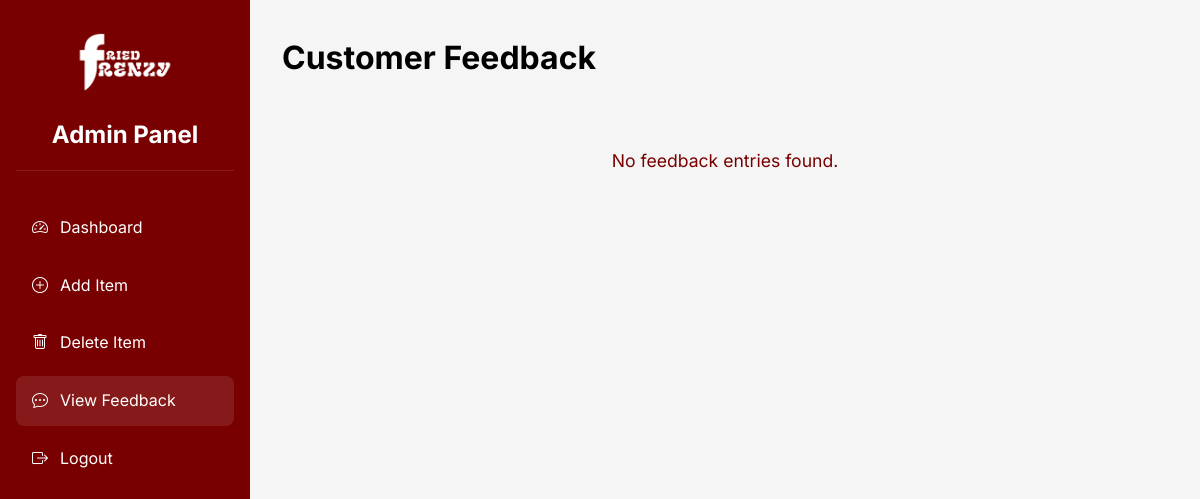
/admin/feedback.php (signed in), run on an earlier commit of the app's database.
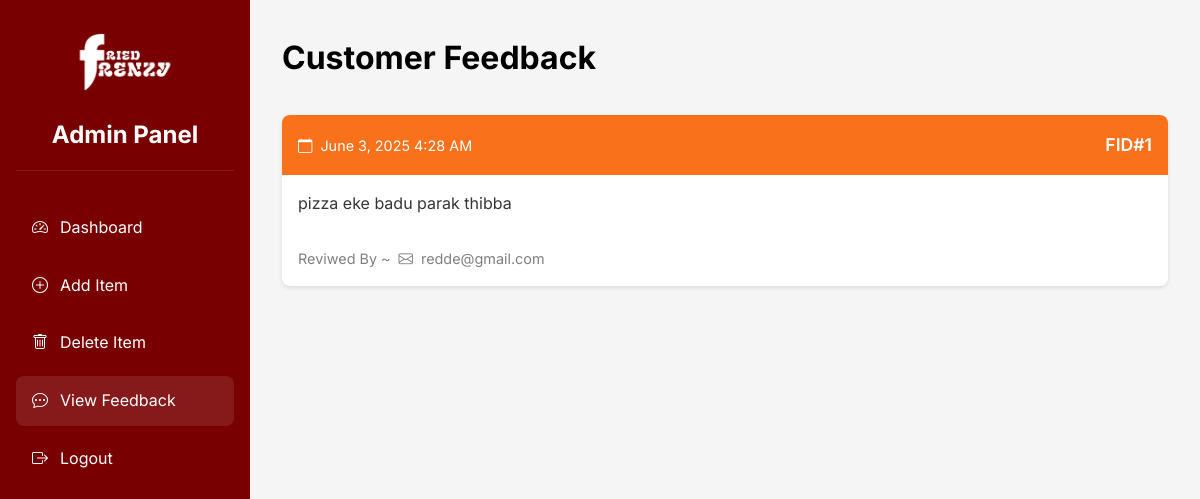
And on a later commit of the database.
### tables this page shows
CREATE TABLE `feedback` (
  `feedback_id` int(11) NOT NULL,
  `email` varchar(255) NOT NULL,
  `content` text NOT NULL,
  `created_at` timestamp NOT NULL DEFAULT current_timestamp()
);

### admin/feedback.php (the view, shortened to what this page needs)
<?php
include '../includes/header.php';
include '../includes/db_connect.php';
$stmt = $conn->prepare("
    SELECT * FROM feedback
    ORDER BY created_at DESC
");
if (!$stmt) {
    error_log("Prepare failed: " . $conn->error);
    $error = "Failed to load feedback entries";
} else {
    $stmt->execute();
    $result = $stmt->get_result();
    $feedback_entries = $result->fetch_all(MYSQLI_ASSOC);
}
?>
<body>
    <div class="admin-dashboard">
        <nav class="admin-nav">
            <div class="admin-nav-header">
                <img src="../assets/logo-header.png" alt="Fried Frenzy" class="admin-logo">
                <h2>Admin Panel</h2>
            </div>
            <ul class="admin-nav-links">
                <li><a href="dashboard.php"><i class="bi bi-speedometer2"></i> Dashboard</a></li>
                <li><a href="add_item.php"><i class="bi bi-plus-circle"></i> Add Item</a></li>
                <li><a href="delete_item.php"><i class="bi bi-trash"></i> Delete Item</a></li>
                <li class="active"><a href="feedback.php"><i class="bi bi-chat-dots"></i> View Feedback</a></li>
                <li><a href="logout.php"><i class="bi bi-box-arrow-right"></i> Logout</a></li>
            </ul>
        </nav>
        <main class="admin-content">
            <header class="admin-header">
                <h1>Customer Feedback</h1>
            </header>
            <div class="feedback-list">
                <?php if (empty($feedback_entries)): ?>
                    <p class="no-feedback">No feedback entries found.</p>
                <?php else: ?>
                    <?php foreach ($feedback_entries as $feedback): ?>
                        <div class="feedback-card">
                            <div class="feedback-header">
                                <div class="feedback-info">
                                    <span class="feedback-date">
                                        <i class="bi bi-calendar"></i>
                                        <?php echo date('F j, Y g:i A', strtotime($feedback['created_at'])); ?>
                                    </span>
                                </div>
                                <span class="feedback-id">FID#<?php echo $feedback['feedback_id']; ?></span>
                            </div>
                            <div class="feedback-content"><?php echo trim(nl2br(htmlspecialchars($feedback['content']))); ?>
                            </div>
                            <div class="feedback-footer">
                                <span class="feedback-email">
                                    Reviwed By ~ <i class="bi bi-envelope"></i>
                                    <?php echo htmlspecialchars($feedback['email']); ?>
                                </span>
                            </div>
                        </div>
                    <?php endforeach; ?>
                <?php endif; ?>
            </div>
        </main>
    </div>
</body>
</html>

What changed in the data, as far as the page shows it:
added feedback: created_at "June 3, 2025 4:28 AM", feedback_id "1", content "pizza eke badu parak thibba", email "redde@gmail.com"
Also different on the page:
text no longer shown: "No feedback entries found."
